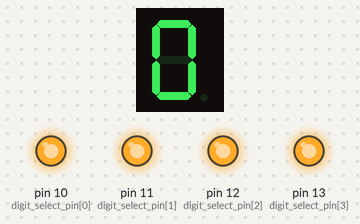
The sketch below on a simulated Arduino Uno, built with avr-gcc and run on an emulated ATmega328P. Shown: 1-digit seven-segment display, output pins drawn as LEDs (lit = HIGH). Wiring (inferred from the names in the program): 1-digit 7-segment display, segments lit when LOW: segments pin 9, pin 7, pin 5, pin 3, pin 2, pin 8, pin 6, pin 4. The segment pins are drawn as the display they are named for; pins used as bus, display or sensor lines are not drawn.

Above: at 0.1 s.
At 0.9 s:
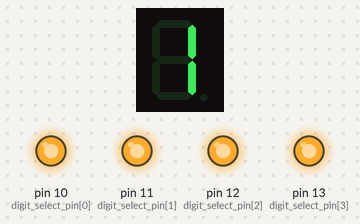
At 1.7 s:
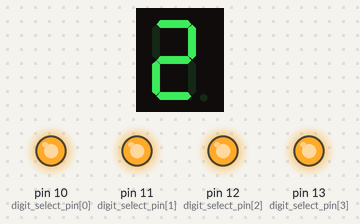
At 3.3 s:
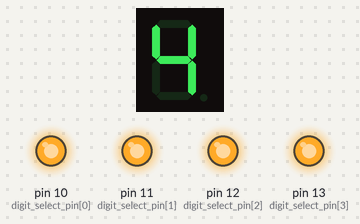
At 4.9 s:
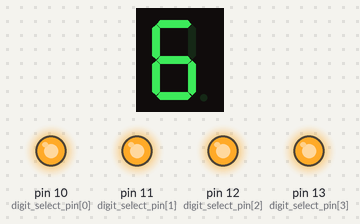
At 7.3 s:
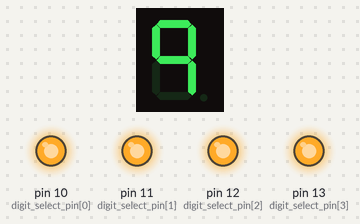
Timing chart, 0 to 8.8 s (numbered marks = the images above):
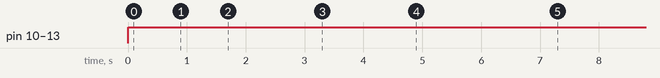

Measured:
- by itself, pin 10 (digit_select_pin[0]), pin 11 (digit_select_pin[1]), pin 12 (digit_select_pin[2]), pin 13 (digit_select_pin[3]): LOW → HIGH at 0.00 s
- by itself, everything shown: repeats every 8.0 s, in 10 steps
- what the display in image 1 shows lasts 0.8 s, from 0.8 s to 1.6 s

The sketch:

led.ino
```cpp
// 0에서 9까지 숫자 표현을 위한
// 세그먼트 a, b, c, d, e, f, g, dp의 패턴
byte patterns[] = {
  0x03, 0x9F, 0x25, 0x0D, 0x99, 0x49, 0x41, 0x1B, 0x01, 0x19
};//1110 0100
int digit_select_pin[] = {10, 11, 12, 13}; // 자릿수 선택 핀
// 7세그먼트 모듈 연결 핀 ‘a, b, c, d, e, f, g, dp’ 순서
int segment_pin[] = {9, 7, 5, 3, 2, 8, 6,4};

void setup() {
  for (int i = 0; i < 4; i++) { // 자릿수 선택 핀을 출력으로 설정
    pinMode(digit_select_pin[i], OUTPUT);
  }
  for (int i = 0; i < 8; i++) { // 세그먼트 제어 핀을 출력으로 설정
    pinMode(segment_pin[i], OUTPUT);
  }
}

// 해당 자리에 숫자 하나를 표시하는 함수
void show_digit(int pos, int number) { // (위치, 출력할 숫자)
  for (int i = 0; i < 4; i++) {
    if (i + 1 == pos) // 해당 자릿수의 선택 핀만 LOW로 설정
      digitalWrite(digit_select_pin[i], HIGH);
    else // 나머지 자리는 HIGH로 설정
      digitalWrite(digit_select_pin[i], HIGH);
  }
  for (int i = 0; i < 8; i++) {
    boolean on_off = bitRead(patterns[number], 7 - i);
    digitalWrite(segment_pin[i], on_off);
  }
}

void loop() {
  for (int no = 0; no < 10; no++) {
    for (int pos = 1; pos <= 4; pos++) {
      show_digit(pos, no); // ‘pos’ 자리에 숫자 ‘no’를 표시
      delay(200);
    }
  }
}
```
